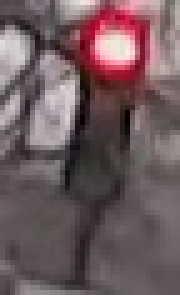
#> input picture 9.Computer Vision and Machine Learning/Project Traffic Light Classifier/traffic_light_images/training/red/14eed2a2-b87e-4d2b-8eb2-9a9b25723d11.jpg, 36 x 59 px (shown 5 times larger)
$ jupyter execute --allow-errors Traffic_Light_Classifier-zh.ipynb   (shell and % lines are left out)
#> lines starting #> are read from the running program, lines starting #| are printed output that depends on the picture
### 9.Computer Vision and Machine Learning/Project Traffic Light Classifier/helpers.py
# Helper functions

import os
import glob # library for loading images from a directory
import matplotlib.image as mpimg


# This function loads in images and their labels and places them in a list
# The list contains all images and their associated labels
# For example, after data is loaded, im_list[0][:] will be the first image-label pair in the list
def load_dataset(image_dir):

    # Populate this empty image list
#> called with image_dir = 'traffic_light_images/test/'
    im_list = []
    image_types = ["red", "yellow", "green"]

    # Iterate through each color folder
    for im_type in image_types:

        # Iterate through each image file in each image_type folder
        # glob reads in any image with the extension "image_dir/im_type/*"
        for file in glob.glob(os.path.join(image_dir, im_type, "*")):

            # Read in the image
            im = mpimg.imread(file)
#> im is the input picture: shape (59, 36, 3); mean R, G, B 111.2, 91.4, 94.4

            # Check if the image exists/if it's been correctly read-in
            if not im is None:
                # Append the image, and it's type (red, green, yellow) to the image list
                im_list.append((im, im_type))

    return im_list

### 9.Computer Vision and Machine Learning/Project Traffic Light Classifier/test_functions.py
# All test code
import unittest
from IPython.display import Markdown, display


# Helper functions for printing markdown text (text in color/bold/etc)
def printmd(string):
    display(Markdown(string))

# Print a test failed message, given an error
def print_fail():
    printmd('**<span style="color: red;">TEST FAILED</span>**')

# Print a test passed message
def print_pass():
    printmd('**<span style="color: green;">TEST PASSED</span>**')


# A class holding all tests
class Tests(unittest.TestCase):


    # Tests the `one_hot_encode` function, which is passed in as an argument
    def test_one_hot(self, one_hot_function):

        # Test that the generated one-hot labels match the expected one-hot label
        # For all three cases (red, yellow, green)
        try:
            self.assertEqual([1,0,0], one_hot_function('red'))
            self.assertEqual([0,1,0], one_hot_function('yellow'))
            self.assertEqual([0,0,1], one_hot_function('green'))

        # If the function does *not* pass all 3 tests above, it enters this exception
        except self.failureException as e:
            # Print out an error message
            print_fail()
            print("Your function did not return the expected one-hot label.")
            print('\n'+str(e))
            return

        # Print out a "test passed" message
        print_pass()


    # Tests if any misclassified images are red but mistakenly classified as green
    # [19 lines left out: function test_red_as_green, not called in this run]

### 9.Computer Vision and Machine Learning/Project Traffic Light Classifier/Traffic_Light_Classifier-zh.ipynb
# 交通信号灯分类器
---

在这个项目中，你将使用计算机视觉技术的知识为交通信号灯图像建立一个分类器！你会获得一个交通信号灯图像数据集，里面包含三种交通信号灯，即红灯、黄灯或绿灯，其中，三分之一的灯是亮起的。

在该 notebook 中，你将对这些图像进行预处理，提取有助于我们区分不同类型图像的特征，并使用这些特征将交通信号灯图像分为三类：红灯、黄灯或绿灯。所有这些任务将会分解成几个部分：

1. **加载和可视化数据**。
      任何一种分类任务的第一步都是熟悉你的数据；在这里，你需要加载交通信号灯的图像并将其可视化！

2. **预处理**。
    输入的图像和输出的标签都需要是标准化的。通过这种方式，你可以使用相同的分类器分析所有输入的图像，并且知道在最终对一个*新*图像进行分类时需要输出什么样的图像。

3. **特征提取**。
    接下来，你需要从每幅图像中提取一些特征，从而帮助区分这些图像，并最终对这些图像进行分类。

4. **进行分类，并将错误可视化**。
     最后，你需要编写一个利用你提取的特征对*任何一个*交通信号灯图像进行分类的函数。该函数将输入一个图像，然后输出一个标签。你还会获得相关代码，用于确定分类模型的准确度。

5. **评估你的模型**。
    要通过此项目，你的分类器的准确度必须 > 90％，并且不能将任何一个红灯归类为绿灯；你很可能需要通过更改现有特征或添加新特征来提高分类器的准确度。我也鼓励你多进行尝试，让准确度尽可能接近100％！

以下是数据集中的一些示例图像（从左到右：红灯、绿灯与黄灯）：

---
### *以下是完成该项目所需了解的内容：*

我们已经为你提供了一些模板代码，但你需要执行其他代码步骤才能成功完成此项目。任何一个通过此项目所需的代码的标题中都标有**'(IMPLEMENTATION)'**。在完成此项目时，你还需要回答一些关于你的思路的问题，这些问题在标题中都标有**'(QUESTION)'**。请务必回答所有问题，并根据 [项目审阅标准](https://review.udacity.com/#!/rubrics/1213/view) 检查你的代码，确保你完成了必要的几个分类步骤！

你提交的项目将根据你提供的代码运行情况以及两个主要分类标准进行评估。
提交的完整交通信号灯分类器应满足下面两个标准：
1. **准确度超过90％**
2. ***不要* 将任何一个红灯分类为绿灯**

# 1. 加载交通信号灯数据集，并将其可视化

这个交通信号灯数据集由3个类别1484个彩色图像组成，即红灯、黄灯和绿灯。与大多数人工获取的数据一样，该数据在这些类型之间的分布并不均匀，具体为：
* 904个红色交通灯图像
* 536个绿色交通灯图像
* 44个黄色交通灯图像

*注：所有图像都来自[麻省理工学院的无人驾驶课程](https://selfdrivingcars.mit.edu/)，并符合 [知识共享署名许可协议-相同方式共享 4.0 国际许可协议](https://creativecommons.org/licenses/by-sa/4.0/) 。*

### 导入资源

在开始编写项目代码之前，请导入你需要的库和资源。

[cell 1]
import cv2 # computer vision library
import helpers # helper functions

import random
import numpy as np
import matplotlib.pyplot as plt
import matplotlib.image as mpimg # for loading in images

[cell 2]
cv2.__version__

## 训练并测试数据

所有1484个交通信号灯图像被将分成训练数据集和测试数据集。

* 这些图像中的80％是训练图像，供你在创建分类器时使用。
* 其余20％是测试图像，用于测试分类器的准确度。
* 所有图像都是含有3种信号灯的交通灯图像，其中有一盏灯是亮起的。

## 定义图像目录

首先，我们设置一些变量来跟踪这些图像的存储位置：

#> (a cell that did not finish here is left out)

[cell 4]
# Image data directories
IMAGE_DIR_TRAINING = "traffic_light_images/training/"
IMAGE_DIR_TEST = "traffic_light_images/test/"

## 加载数据集

这些前几行代码将对训练交通信号灯图像进行加载，并将其全部存储在变量`IMAGE_LIST`中。该列表包含图像及其相关标签（“红灯”，“黄灯”，“绿灯”）。

我们建议你查看helpers.py文件中的`load_dataset`函数。这个函数可以为你提供一个很好的思路，即如何使用[glob 库](https://pymotw.com/2/glob/)从一个目录中读取大量图像文件。 `load_dataset`函数可以输入图像目录的名称，然后返回图像及其相关标签的列表。

例如，`IMAGE_LIST`中的第一个图像标签对可以通过索引访问：

#> (a cell that did not finish here is left out)

## 可视化数据

分析任何一个数据集的前两个步骤都是：1.加载数据；2.查看数据。看一看这些数据，你就会知道要在图像中寻找什么，需要处理什么样的噪音或不一致性等。这可以帮助你了解图像数据集，并且明白**了解数据集是对数据进行预测的一部分**。

---
### 将输入图像可视化

将这些图像可视化，并对这些图像数据进行探究！编写代码，使其可以在`IMAGE_LIST`中显示图像：
* 显示图像
* 输出图像的形状
* 输出相应的标签

看一看是否可以显示出每种交通信号灯图像中的至少一种，即红灯，绿灯或黄灯，并查看它们的相似之处与差异之处。

#> (a cell that did not finish here is left out)

# 2. 预处理数据

每个图像中加载完成后，你必须使输入和输出标准化！

### 输入

这意味着每个输入图像都应采用相同的格式，大小相同等。我们将通过对每个图像执行相同的分析来创建特征，对于这样的分类任务，重要的是**类似的图像创建类似的特征**！

### 输出

我们还需要将输出结果作为易于阅读且易于与其他标签进行比较的标签。将“红灯”和“绿灯”等分类数据转换为数字数据，这是一种不错的做法。

一个非常常见的分类输出是一维列表，它是指分类数的长度：在红灯、黄灯和绿灯的情况下为3； 值为0或1表示某个图像是某一类。例如，由于我们有三个类（红灯、黄灯和绿灯），则可以按顺序列出一个列表：[红灯值，黄灯值，绿灯值]。一般来说，顺序无关紧要，在这种情况下，我们选择的顺序是[红灯值，黄灯值，绿灯值]，便于反映垂直顺序中每个灯的位置。

红灯的标签应该是：[1,0,0]，黄灯应该是：[0，1，0]，绿灯应该是：[0，0，1]。这些标签被称为**独热编码标签**。

*（注：使用 [机器学习算法 ](https://machinelearningmastery.com/how-to-one-hot-encode-sequence-data-in-python/)时，独热编码将尤为重要）。*

---
<a id='task2'></a>
### （实现）：使输入图像标准化

* 将每个图像调整为所需的输入尺寸：32x32px。
* （可选）你也可以选择在此步骤中对图像进行裁剪、移动或旋转。

一种很常见的尺寸是可旋转的方形输入尺寸（且保持相同尺寸），并且以较小的方块进行分析。将所有图像制作成相同的尺寸，便于它们可以通过相同的分类器步骤进行发送，这一点也很重要！

[cell 7]
# This function should take in an RGB image and return a new, standardized version
def standardize_input(image):

    ## TODO: Resize image and pre-process so that all "standard" images are the same size
    standard_im = np.copy(image)

    return standard_im

## 标准化输出

对于每个加载的图像，我们还指定了预期的输出。为此，我们使用**独热编码**。

* 对标签进行独热编码。为此，请创建一个代表每类交通信号灯（红灯、黄灯、绿灯）的零数组，并将预期类别号的索引设置为1。

由于我们有三类（红灯、黄灯和绿灯）交通信号灯图像，我们已经强制使用了一个顺序：[红灯值，黄灯值，绿灯值]。对于独热编码，例如黄灯，我们首先将数组初始化为[0,0,0]，然后将中间值（黄灯值）更改为1：[0,1,0]。

---
<a id='task3'></a>
### （实现）：实现独热编码

[cell 8]
## TODO: One hot encode an image label
## Given a label - "red", "green", or "yellow" - return a one-hot encoded label

# Examples:
# one_hot_encode("red") should return: [1, 0, 0]
# one_hot_encode("yellow") should return: [0, 1, 0]
# one_hot_encode("green") should return: [0, 0, 1]

def one_hot_encode(label):

    ## TODO: Create a one-hot encoded label that works for all classes of traffic lights
    one_hot_encoded = []

    return one_hot_encoded

### 测试你的代码

在对这样的函数完成编程之后，对它进行测试并查看它是否能够产生预期的输出。**一般来说，编写代码之后，最好在小的功能块中测试这些代码**。这样，不仅可以确保你的代码在继续构建分类器时是正确的，而且你也可以尽早地发现错误，以免它们混合。

所有的测试代码都可以在文件`test_functions.py`中找到。如果你觉得有用的话，我们建议你查看该代码并添加自己的测试代码！

你会在上述文件夹中看到一个测试函数：`test_one_hot(self, one_hot_function)`，它会输入一个参数，一个one_hot_encode函数，并测试该函数的函数性。如果你的one_hot_label代码无法按预期工作，则此测试将输出一条错误消息，告诉你一些关于代码失败的原因。你的代码开始运行后，应该输出TEST PASSED。

[cell 9]
# Importing the tests
import test_functions
tests = test_functions.Tests()

# Test for one_hot_encode function
tests.test_one_hot(one_hot_encode)

## 构建一个输入图像并输出标签的`STANDARDIZED_LIST` 函数。

该函数会输入一个图像标签对列表，并输出一个已调整过大小的图像和独热编码标签的**标准化**列表。

这需要使用你在上面定义的那个函数来使输入和输出标准化，所以这些函数必须完整才能使完成这次标准化工作！

[cell 10]
def standardize(image_list):

    # Empty image data array
    standard_list = []

    # Iterate through all the image-label pairs
    for item in image_list:
        image = item[0]
        label = item[1]

        # Standardize the image
        standardized_im = standardize_input(image)

        # One-hot encode the label
        one_hot_label = one_hot_encode(label)

        # Append the image, and it's one hot encoded label to the full, processed list of image data
        standard_list.append((standardized_im, one_hot_label))
#> this loop made 4 passes
#> pass 3, in standardize, `image = item[0]`:
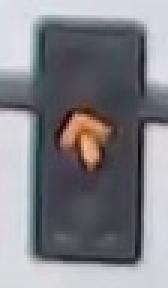
#> image: shape (96, 56, 3) (shown 3 times larger); mean R, G, B 130.5, 130, 134.8

    return standard_list

# Standardize all training images
#> (the rest of this cell did not finish here and is left out)

## 将标准化数据可视化

显示来自STANDARDIZED_LIST的标准化图像，并将其与来自IMAGE_LIST的非标准化图像进行比较。请注意，它们的尺寸和外观是不同的！

[cell 11]
## TODO: Display a standardized image and its label

# 3. 特征提取

现在，你需要根据颜色空间、形状分析和特征构建方面的现有知识来创建特征，帮助区分和分类三种类型的交通信号灯图像。

你需要创建至少**一项特征**（可选择创建更多特征）。必需的特征是**使用HSV颜色空间创建的亮度特征**：

1. 亮度特征。
    - 使用HSV颜色空间，创建一个特征，可用于帮你识别3种不同类别的交通信号灯。
    - 稍后，你需要回答一个问题，即你刚刚试图用哪些方法来识别交通信号灯。所以，当你浏览这个notebook 时，需要一直思考你要使用的方法：什么方法有效，什么方法不可行？

2. （可选）：创建更多特征！

是否要创建更多特征，这取决于你，但是你创建的特征应该能提高交通信号灯分类算法的准确度！有一点需要注意的是，要通过这个项目，**绝不能将任何一个红灯归类为绿灯**，因为这会对无人驾驶汽车造成严重的安全风险。为了避免这种错误分类，你可以考虑添加另一个特别区分红灯和绿灯的特征。

这些特征将会被合并在这个 notebook 的末尾处，从而形成一个完整的分类算法。

## 创建亮度特征

创建亮度特征的方法有很多。亮度特征可以帮助你表示交通信号灯的图像特征。决定完成亮度特征创建的最佳步骤将由你来定。你应该随时查看并测试你的代码。

下图是一个用于创建亮度特征（从左到右：标准化图像、HSV彩色图像、裁剪图像、亮度特征）的示例步骤：

## RGB到HSV的转换

下面，将测试图像从RGB转换为HSV颜色空间，并将每个组件显示在图像中。

[cell 12]
# Convert and image to HSV colorspace
# Visualize the individual color channels

image_num = 0
#> (the rest of this cell did not finish here and is left out)

---
<a id='task7'></a>
### （实现）：创建一个使用HSV颜色空间的亮度特征

编写一个函数，它会输入一张RGB图像并返回一个一维特征矢量和/或单值，这有助于对交通信号灯图像进行分类。唯一的要求是该函数应该应用HSV颜色空间转换，其余的由你来决定。

通过此函数，你应该能够判断一张图像的标签，并将其分类为红灯、绿灯或黄灯。如果辅助函数能够简化你的代码，你也可以定义几个辅助函数。

[cell 13]
## TODO: Create a brightness feature that takes in an RGB image and outputs a feature vector and/or value
## This feature should use HSV colorspace values
def create_feature(rgb_image):

    ## TODO: Convert image to HSV color space

    ## TODO: Create and return a feature value and/or vector
    feature = []

    return feature

## （可选）创建更多特征，用于帮助准确标记交通信号灯图像

[cell 14]
# (Optional) Add more image analysis and create more features

## （问题1）：你创建的特征如何帮你区分这3类交通信号灯图像？

**答案：**
在这个单元格中写下你的答案。

# 4. 进行分类，并将错误可视化

使用你创建的所有特征，编写一个可以输入一张RGB图像的函数，并使用提取的特征，输出一个灯光是红色、绿色或者黄色，并将该结果作为独热编码标签。这种分类函数应该能够对任何一张交通信灯图像进行分类！

我们建议你编写可能会用到的任何一种辅助函数或可视化代码，但为了测试准确度，请确保此`estimate_label`函数返回一个独热编码标签。

---
<a id='task8'></a>
### （实现）：构建一个完整的分类器

[cell 15]
# This function should take in RGB image input
# Analyze that image using your feature creation code and output a one-hot encoded label
def estimate_label(rgb_image):

    ## TODO: Extract feature(s) from the RGB image and use those features to
    ## classify the image and output a one-hot encoded label
    predicted_label = []

    return predicted_label

## 测试分类器

这里，我们使用这个 notebook 开始部分的测试数据集，对你的分类算法进行测试！编写完了一个“好”的分类器后，这个项目就算是完整的。

在这种案例中，一个“好”的分类器应符合以下标准（只要符合，就可以随时提交你的项目）：
1. 分类准确度达到90％以上。
2. 切勿将任何一个红灯归类为绿灯。

### 测试数据集

在下面，我们首先加载测试数据集，然后使用上面定义的`standardize`函数对其进行标准化，然后对其进行**混洗**；这样可以确保顺序不会对准确度测试造成影响。

[cell 16]
# Using the load_dataset function in helpers.py
# Load test data
TEST_IMAGE_LIST = helpers.load_dataset(IMAGE_DIR_TEST)

# Standardize the test data
STANDARDIZED_TEST_LIST = standardize(TEST_IMAGE_LIST)

# Shuffle the standardized test data
random.shuffle(STANDARDIZED_TEST_LIST)

## 确定准确度

将你的分类算法（也称为“模型”）的输出与真实标签进行比较并确定准确度。

此代码将所有错误分类的图像、其预测标签以及它们的真实标签存储在名为`MISCLASSIFIED`的列表中。此代码用于测试，*不应更改*。

[cell 17]
# Constructs a list of misclassified images given a list of test images and their labels
# This will throw an AssertionError if labels are not standardized (one-hot encoded)

def get_misclassified_images(test_images):
    # Track misclassified images by placing them into a list
    misclassified_images_labels = []

    # Iterate through all the test images
    # Classify each image and compare to the true label
    for image in test_images:

        # Get true data
        im = image[0]
        true_label = image[1]
        assert(len(true_label) == 3), "The true_label is not the expected length (3)."

        # Get predicted label from your classifier
        predicted_label = estimate_label(im)
        assert(len(predicted_label) == 3), "The predicted_label is not the expected length (3)."

        # Compare true and predicted labels
        if(predicted_label != true_label):
            # If these labels are not equal, the image has been misclassified
            misclassified_images_labels.append((im, predicted_label, true_label))

    # Return the list of misclassified [image, predicted_label, true_label] values
    return misclassified_images_labels


# Find all misclassified images in a given test set
#> (the rest of this cell did not finish here and is left out)
